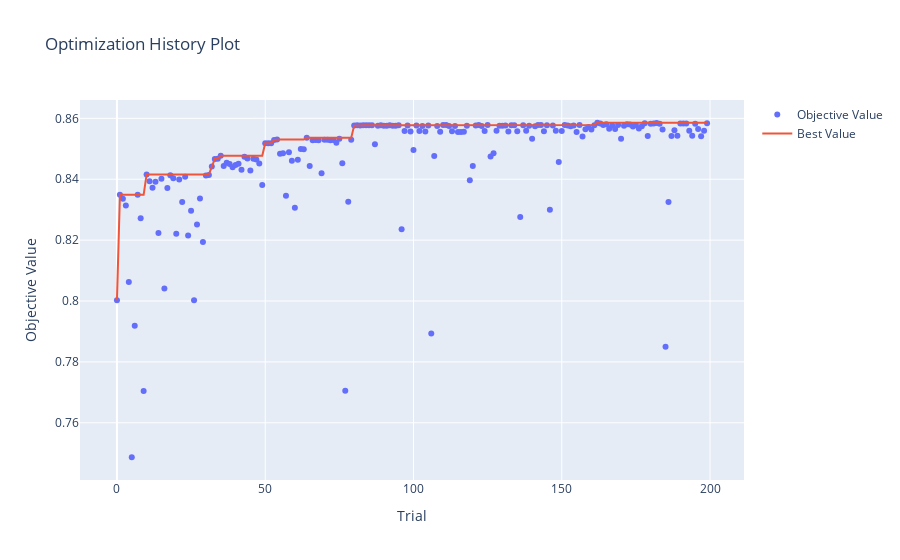

The cell this chart's notebook holds for it:
### Code cell
fig = plot_optimization_history(study_none)
fig.show()

### Figure 1 — Plotly figure (JSON) as saved in the notebook; plotly's stock layout.template omitted (floating-point values rounded to 4 significant figures; data arrays with more than 128 entries replaced by an {"elided": "..."} marker saying what was removed)
{"data": [{"mode": "markers", "name": "Objective Value", "type": "scatter", "x": {"elided": "200 int values"}, "y": {"elided": "200 float values"}}, {"mode": "lines", "name": "Best Value", "type": "scatter", "x": {"elided": "200 int values"}, "y": {"elided": "200 float values"}}, {"marker": {"color": "#cccccc"}, "mode": "markers", "name": "Infeasible Trial", "showlegend": false, "type": "scatter", "x": [], "y": []}], "layout": {"title": {"text": "Optimization History Plot"}, "xaxis": {"title": {"text": "Trial"}}, "yaxis": {"title": {"text": "Objective Value"}}}}
